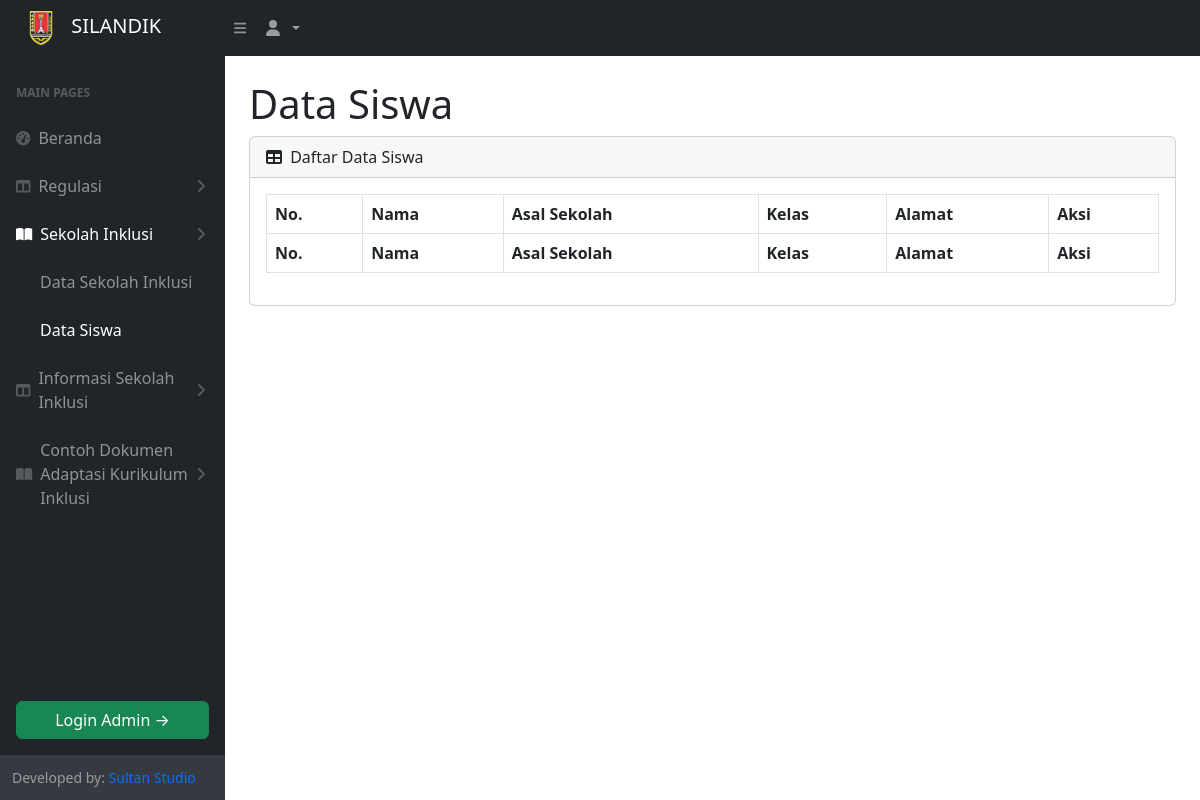
Before: /kategori_data/data_siswa.php with the older database file.
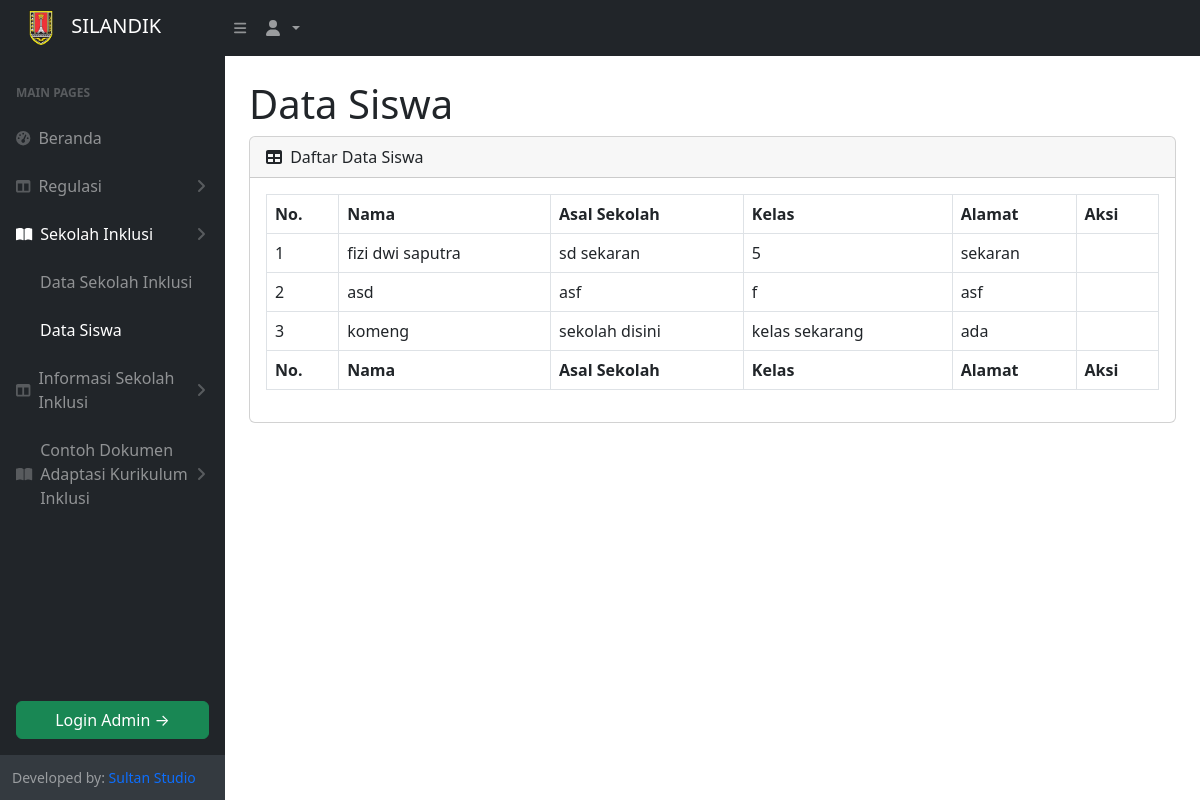
After: the same page with the newer database file.
### tables this page shows
CREATE TABLE `data_siswa` (
  `id` int(11) NOT NULL,
  `nama` varchar(100) DEFAULT NULL,
  `asal_sekolah` varchar(100) DEFAULT NULL,
  `kelas` varchar(20) DEFAULT NULL,
  `alamat` text DEFAULT NULL
);

### config.php (called while the page is built)
<?php
$base_url = ($_SERVER['REQUEST_SCHEME'] ?? 'https') . '://' . $_SERVER['HTTP_HOST'] . '/';
?>

### kategori_data/data_siswa.php (the view, shortened to what this page needs)
<?php
include '../config.php';
include '../partials/head.php';
include '../koneksi.php';
?>
<body class="sb-nav-fixed">
    <nav class="sb-topnav navbar navbar-expand navbar-dark bg-dark">
        <a class="navbar-brand ps-3" href="../index.php">
            <img src="<?= $base_url ?>assets/logo_dinas.png" alt="Logo" width="50" height="40"> SILANDIK
        </a>
        <button class="btn btn-link btn-sm order-1 order-lg-0 me-4 me-lg-0" id="sidebarToggle">
            <i class="fas fa-bars"></i>
        </button>
        <ul class="navbar-nav ms-auto ms-md-0 me-3 me-lg-4">
            <li class="nav-item dropdown">
                <a class="nav-link dropdown-toggle" id="navbarDropdown" href="#" role="button" data-bs-toggle="dropdown">
                    <i class="fas fa-user fa-fw"></i>
                </a>
            </li>
        </ul>
    </nav>
    <div id="layoutSidenav">
        <?php include '../sidebar.php'; ?>
        <div id="layoutSidenav_content">
            <main>
                <div class="container-fluid px-4">
                    <h1 class="mt-4">Data Siswa</h1>
                    <div class="card mb-4">
                        <div class="card-header d-flex justify-content-between align-items-center">
                            <div>
                                <i class="fas fa-table me-1"></i>
                                Daftar Data Siswa
                            </div>
                        </div>
                        <div class="card-body">
                            <table id="datatablesSimple" class="table table-bordered">
                                <thead>
                                    <tr>
                                        <th>No.</th>
                                        <th>Nama</th>
                                        <th>Asal Sekolah</th>
                                        <th>Kelas</th>
                                        <th>Alamat</th>
                                        <th>Aksi</th>
                                    </tr>
                                </thead>
                                <tfoot>
                                    <tr>
                                        <th>No.</th>
                                        <th>Nama</th>
                                        <th>Asal Sekolah</th>
                                        <th>Kelas</th>
                                        <th>Alamat</th>
                                        <th>Aksi</th>
                                    </tr>
                                </tfoot>
                                <tbody>
                                    <?php
                                    $no = 1;
                                    $query = mysqli_query($conn, "SELECT * FROM data_siswa");
                                    while ($row = mysqli_fetch_assoc($query)) {
                                    ?>
                                        <tr>
                                            <td><?= $no++; ?></td>
                                            <td><?= htmlspecialchars($row['nama']); ?></td>
                                            <td><?= htmlspecialchars($row['asal_sekolah']); ?></td>
                                            <td><?= htmlspecialchars($row['kelas']); ?></td>
                                            <td><?= htmlspecialchars($row['alamat']); ?></td>
                                            <td>
                                            </td>
                                        </tr>
                                    <?php } ?>
                                </tbody>
                            </table>
                        </div>
                    </div>
                </div>
            </main>
        </div>
    </div>
</body>
</html>

### partials/head.php (shortened to what this page needs)
<link href="https://cdn.jsdelivr.net/npm/simple-datatables@7.1.2/dist/style.min.css" rel="stylesheet" />
<link href="<?= $base_url ?>css/styles.css" rel="stylesheet" />

### sidebar.php (shortened to what this page needs)
<?php
$current_page = basename($_SERVER['PHP_SELF']);
?>
<div id="layoutSidenav_nav">
    <nav class="sb-sidenav accordion sb-sidenav-dark" id="sidenavAccordion">
        <div class="sb-sidenav-menu">
            <div class="nav">
                <div class="sb-sidenav-menu-heading">Main Pages</div>
                <a class="nav-link <?= ($current_page == 'index.php') ? 'active' : '' ?>" href="<?= $base_url ?>index.php">
                    <div class="sb-nav-link-icon"><i class="fas fa-tachometer-alt"></i></div>
                    Beranda
                </a>
                <a class="nav-link collapsed <?= ($current_page == 'dasar_hukum.php') ? 'active' : '' ?>" data-bs-toggle="collapse" data-bs-target="#collapseRegulasi" aria-expanded="false" aria-controls="collapseRegulasi">
                    <div class="sb-nav-link-icon"><i class="fas fa-columns"></i></div>
                    Regulasi
                    <div class="sb-sidenav-collapse-arrow"><i class="fas fa-angle-down"></i></div>
                </a>
                <a class="nav-link collapsed <?= in_array($current_page, ['data_sekolah_inklusi.php', 'data_siswa.php']) ? 'active' : '' ?>" data-bs-toggle="collapse" data-bs-target="#collapsePages" aria-expanded="false" aria-controls="collapsePages">
                    <div class="sb-nav-link-icon"><i class="fas fa-book-open"></i></div>
                    Sekolah Inklusi
                    <div class="sb-sidenav-collapse-arrow"><i class="fas fa-angle-down"></i></div>
                </a>
                <div class="collapse <?= in_array($current_page, ['data_sekolah_inklusi.php', 'data_siswa.php']) ? 'show' : '' ?>" id="collapsePages" data-bs-parent="#sidenavAccordion">
                    <nav class="sb-sidenav-menu-nested nav">
                        <a class="nav-link <?= ($current_page == 'data_sekolah_inklusi.php') ? 'active' : '' ?>" href="<?= $base_url ?>kategori_data/data_sekolah_inklusi.php">Data Sekolah Inklusi</a>
                        <a class="nav-link <?= ($current_page == 'data_siswa.php') ? 'active' : '' ?>" href="<?= $base_url ?>kategori_data/data_siswa.php">Data Siswa</a>
                    </nav>
                </div>
                <a class="nav-link collapsed <?= ($current_page == 'informasi_sekolah_inklusi.php') ? 'active' : '' ?>" data-bs-toggle="collapse" data-bs-target="#collapseInformasi" aria-expanded="false" aria-controls="collapseInformasi">
                    <div class="sb-nav-link-icon"><i class="fas fa-columns"></i></div>
                    Informasi Sekolah Inklusi
                    <div class="sb-sidenav-collapse-arrow"><i class="fas fa-angle-down"></i></div>
                </a>
                <a class="nav-link collapsed <?= ($current_page == 'dokumen_kurikulum_inklusi.php') ? 'active' : '' ?>" data-bs-toggle="collapse" data-bs-target="#collapseDokumen" aria-expanded="false" aria-controls="collapseDokumen">
                    <div class="sb-nav-link-icon"><i class="fas fa-book-open"></i></div>
                    Contoh Dokumen Adaptasi Kurikulum Inklusi
                    <div class="sb-sidenav-collapse-arrow"><i class="fas fa-angle-down"></i></div>
                </a>
            </div>
        </div>
        <div class="text-center p-3">
            <?php if (isset($_SESSION['role']) && $_SESSION['role'] === 'admin') : ?>
                <span class="fw-bold text-success">Halo, Admin!</span><br>
                <a href="<?= $base_url ?>authentification/logout.php" class="btn btn-danger w-100 mt-2">Logout</a>
            <?php else : ?>
                <a href="<?= $base_url ?>authentification/login.php" class="btn btn-success w-100">Login Admin &rarr;</a>
            <?php endif; ?>
        </div>
        <div class="sb-sidenav-footer">
            <div class="small">
                Developed by: <a href="https://instagram.com/sultan.studiooo" target="_blank" style="text-decoration: none;">Sultan Studio</a>
            </div>
        </div>
    </nav>
</div>

Changed rows visible on the page:
added data_siswa: nama "fizi dwi saputra", asal_sekolah "sd sekaran", kelas "5", alamat "sekaran"
added data_siswa: nama "asd", asal_sekolah "asf", kelas "f", alamat "asf"
added data_siswa: nama "komeng", asal_sekolah "sekolah disini", kelas "kelas sekarang", alamat "ada"
